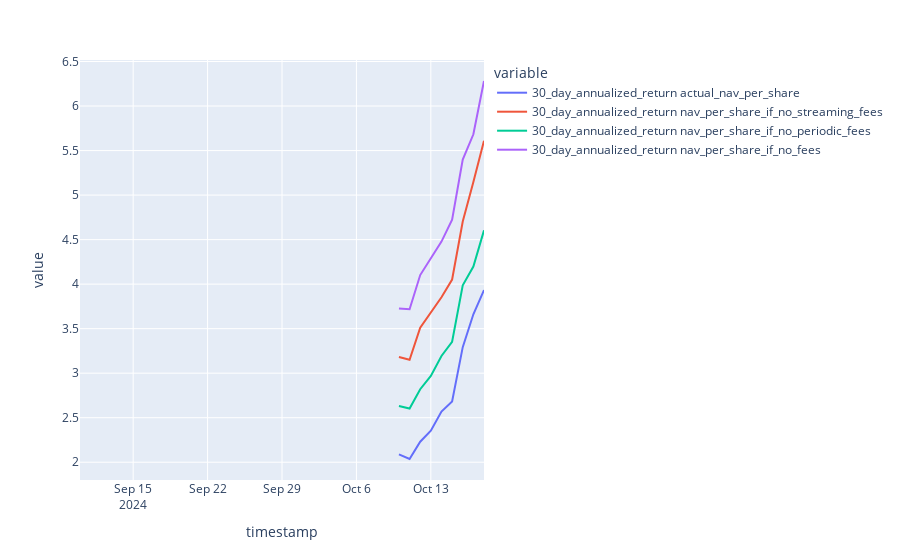

Notebook source saved alongside this figure:
### Code cell
daily_df = df.resample("1D").last().ffill()

for col in [
    "actual_nav_per_share",
    "nav_per_share_if_no_streaming_fees",
    "nav_per_share_if_no_periodic_fees",
    "nav_per_share_if_no_fees",
]:
    value_7_days_ago = daily_df[col].shift(30)
    growth = daily_df[col] - value_7_days_ago
    daily_df[f"30_day_annualized_return {col}"] = growth * (365 / 30) * 100

px.line(
    daily_df[
        [
            "30_day_annualized_return actual_nav_per_share",
            "30_day_annualized_return nav_per_share_if_no_streaming_fees",
            "30_day_annualized_return nav_per_share_if_no_periodic_fees",
            "30_day_annualized_return nav_per_share_if_no_fees",
        ]
    ]
)

### Figure 1 — Plotly figure (JSON) as saved in the notebook; plotly's stock layout.template omitted (floating-point values rounded to 4 significant figures)
{"data": [{"hovertemplate": "variable=30_day_annualized_return actual_nav_per_share<br>timestamp=%{x}<br>value=%{y}<extra></extra>", "legendgroup": "30_day_annualized_return actual_nav_per_share", "line": {"color": "#636efa", "dash": "solid"}, "marker": {"symbol": "circle"}, "mode": "lines", "name": "30_day_annualized_return actual_nav_per_share", "orientation": "v", "showlegend": true, "type": "scatter", "x": ["2024-09-10T00:00:00", "2024-09-11T00:00:00", "2024-09-12T00:00:00", "2024-09-13T00:00:00", "2024-09-14T00:00:00", "2024-09-15T00:00:00", "2024-09-16T00:00:00", "2024-09-17T00:00:00", "2024-09-18T00:00:00", "2024-09-19T00:00:00", "2024-09-20T00:00:00", "2024-09-21T00:00:00", "2024-09-22T00:00:00", "2024-09-23T00:00:00", "2024-09-24T00:00:00", "2024-09-25T00:00:00", "2024-09-26T00:00:00", "2024-09-27T00:00:00", "2024-09-28T00:00:00", "2024-09-29T00:00:00", "2024-09-30T00:00:00", "2024-10-01T00:00:00", "2024-10-02T00:00:00", "2024-10-03T00:00:00", "2024-10-04T00:00:00", "2024-10-05T00:00:00", "2024-10-06T00:00:00", "2024-10-07T00:00:00", "2024-10-08T00:00:00", "2024-10-09T00:00:00", "2024-10-10T00:00:00", "2024-10-11T00:00:00", "2024-10-12T00:00:00", "2024-10-13T00:00:00", "2024-10-14T00:00:00", "2024-10-15T00:00:00", "2024-10-16T00:00:00", "2024-10-17T00:00:00", "2024-10-18T00:00:00"], "xaxis": "x", "y": [null, null, null, null, null, null, null, null, null, null, null, null, null, null, null, null, null, null, null, null, null, null, null, null, null, null, null, null, null, null, 2.089, 2.036, 2.23, 2.354, 2.569, 2.683, 3.292, 3.662, 3.934], "yaxis": "y"}, {"hovertemplate": "variable=30_day_annualized_return nav_per_share_if_no_streaming_fees<br>timestamp=%{x}<br>value=%{y}<extra></extra>", "legendgroup": "30_day_annualized_return nav_per_share_if_no_streaming_fees", "line": {"color": "#EF553B", "dash": "solid"}, "marker": {"symbol": "circle"}, "mode": "lines", "name": "30_day_annualized_return nav_per_share_if_no_streaming_fees", "orientation": "v", "showlegend": true, "type": "scatter", "x": ["2024-09-10T00:00:00", "2024-09-11T00:00:00", "2024-09-12T00:00:00", "2024-09-13T00:00:00", "2024-09-14T00:00:00", "2024-09-15T00:00:00", "2024-09-16T00:00:00", "2024-09-17T00:00:00", "2024-09-18T00:00:00", "2024-09-19T00:00:00", "2024-09-20T00:00:00", "2024-09-21T00:00:00", "2024-09-22T00:00:00", "2024-09-23T00:00:00", "2024-09-24T00:00:00", "2024-09-25T00:00:00", "2024-09-26T00:00:00", "2024-09-27T00:00:00", "2024-09-28T00:00:00", "2024-09-29T00:00:00", "2024-09-30T00:00:00", "2024-10-01T00:00:00", "2024-10-02T00:00:00", "2024-10-03T00:00:00", "2024-10-04T00:00:00", "2024-10-05T00:00:00", "2024-10-06T00:00:00", "2024-10-07T00:00:00", "2024-10-08T00:00:00", "2024-10-09T00:00:00", "2024-10-10T00:00:00", "2024-10-11T00:00:00", "2024-10-12T00:00:00", "2024-10-13T00:00:00", "2024-10-14T00:00:00", "2024-10-15T00:00:00", "2024-10-16T00:00:00", "2024-10-17T00:00:00", "2024-10-18T00:00:00"], "xaxis": "x", "y": [null, null, null, null, null, null, null, null, null, null, null, null, null, null, null, null, null, null, null, null, null, null, null, null, null, null, null, null, null, null, 3.181, 3.15, 3.511, 3.68, 3.852, 4.052, 4.703, 5.146, 5.609], "yaxis": "y"}, {"hovertemplate": "variable=30_day_annualized_return nav_per_share_if_no_periodic_fees<br>timestamp=%{x}<br>value=%{y}<extra></extra>", "legendgroup": "30_day_annualized_return nav_per_share_if_no_periodic_fees", "line": {"color": "#00cc96", "dash": "solid"}, "marker": {"symbol": "circle"}, "mode": "lines", "name": "30_day_annualized_return nav_per_share_if_no_periodic_fees", "orientation": "v", "showlegend": true, "type": "scatter", "x": ["2024-09-10T00:00:00", "2024-09-11T00:00:00", "2024-09-12T00:00:00", "2024-09-13T00:00:00", "2024-09-14T00:00:00", "2024-09-15T00:00:00", "2024-09-16T00:00:00", "2024-09-17T00:00:00", "2024-09-18T00:00:00", "2024-09-19T00:00:00", "2024-09-20T00:00:00", "2024-09-21T00:00:00", "2024-09-22T00:00:00", "2024-09-23T00:00:00", "2024-09-24T00:00:00", "2024-09-25T00:00:00", "2024-09-26T00:00:00", "2024-09-27T00:00:00", "2024-09-28T00:00:00", "2024-09-29T00:00:00", "2024-09-30T00:00:00", "2024-10-01T00:00:00", "2024-10-02T00:00:00", "2024-10-03T00:00:00", "2024-10-04T00:00:00", "2024-10-05T00:00:00", "2024-10-06T00:00:00", "2024-10-07T00:00:00", "2024-10-08T00:00:00", "2024-10-09T00:00:00", "2024-10-10T00:00:00", "2024-10-11T00:00:00", "2024-10-12T00:00:00", "2024-10-13T00:00:00", "2024-10-14T00:00:00", "2024-10-15T00:00:00", "2024-10-16T00:00:00", "2024-10-17T00:00:00", "2024-10-18T00:00:00"], "xaxis": "x", "y": [null, null, null, null, null, null, null, null, null, null, null, null, null, null, null, null, null, null, null, null, null, null, null, null, null, null, null, null, null, null, 2.632, 2.604, 2.82, 2.969, 3.193, 3.353, 3.987, 4.197, 4.604], "yaxis": "y"}, {"hovertemplate": "variable=30_day_annualized_return nav_per_share_if_no_fees<br>timestamp=%{x}<br>value=%{y}<extra></extra>", "legendgroup": "30_day_annualized_return nav_per_share_if_no_fees", "line": {"color": "#ab63fa", "dash": "solid"}, "marker": {"symbol": "circle"}, "mode": "lines", "name": "30_day_annualized_return nav_per_share_if_no_fees", "orientation": "v", "showlegend": true, "type": "scatter", "x": ["2024-09-10T00:00:00", "2024-09-11T00:00:00", "2024-09-12T00:00:00", "2024-09-13T00:00:00", "2024-09-14T00:00:00", "2024-09-15T00:00:00", "2024-09-16T00:00:00", "2024-09-17T00:00:00", "2024-09-18T00:00:00", "2024-09-19T00:00:00", "2024-09-20T00:00:00", "2024-09-21T00:00:00", "2024-09-22T00:00:00", "2024-09-23T00:00:00", "2024-09-24T00:00:00", "2024-09-25T00:00:00", "2024-09-26T00:00:00", "2024-09-27T00:00:00", "2024-09-28T00:00:00", "2024-09-29T00:00:00", "2024-09-30T00:00:00", "2024-10-01T00:00:00", "2024-10-02T00:00:00", "2024-10-03T00:00:00", "2024-10-04T00:00:00", "2024-10-05T00:00:00", "2024-10-06T00:00:00", "2024-10-07T00:00:00", "2024-10-08T00:00:00", "2024-10-09T00:00:00", "2024-10-10T00:00:00", "2024-10-11T00:00:00", "2024-10-12T00:00:00", "2024-10-13T00:00:00", "2024-10-14T00:00:00", "2024-10-15T00:00:00", "2024-10-16T00:00:00", "2024-10-17T00:00:00", "2024-10-18T00:00:00"], "xaxis": "x", "y": [null, null, null, null, null, null, null, null, null, null, null, null, null, null, null, null, null, null, null, null, null, null, null, null, null, null, null, null, null, null, 3.726, 3.718, 4.102, 4.296, 4.477, 4.723, 5.4, 5.683, 6.281], "yaxis": "y"}], "layout": {"legend": {"title": {"text": "variable"}, "tracegroupgap": 0}, "margin": {"t": 60}, "xaxis": {"anchor": "y", "domain": [0, 1], "title": {"text": "timestamp"}}, "yaxis": {"anchor": "x", "domain": [0, 1], "title": {"text": "value"}}}}
